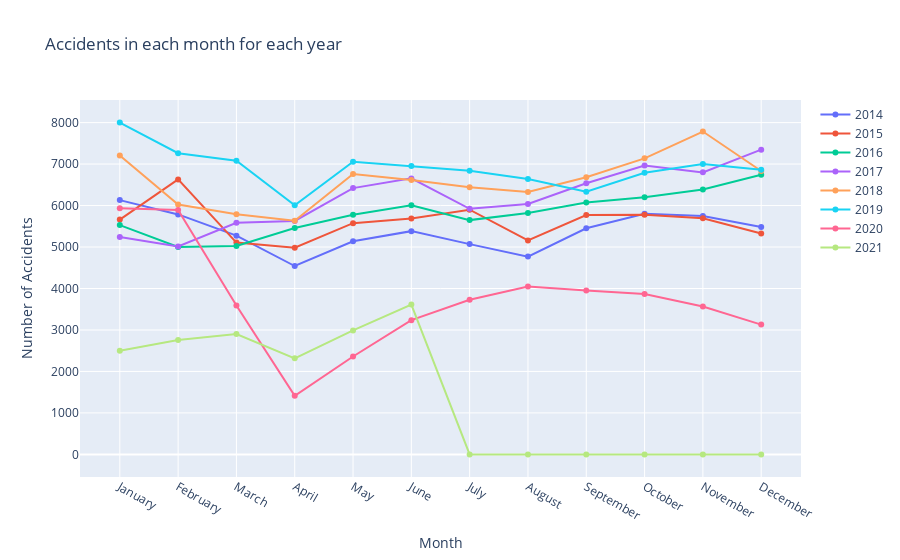

Write notebook code for a chart like this one.
### Code cell
layout = go.Layout(
     title = 'Accidents in each month for each year', # Graph title
    xaxis = dict(title = 'Month'), # x-axis label
    yaxis = dict(title = 'Number of Accidents'), # y-axis label
)
fig2 = go.Figure(data = graph_data, layout = layout)
iplot(fig2)
pyo.plot(fig2,"test.html")

### Figure 1 — Plotly figure (JSON) as saved in the notebook; plotly's stock layout.template omitted (floating-point values rounded to 4 significant figures)
{"data": [{"mode": "lines+markers", "name": "2014", "type": "scatter", "x": ["January", "February", "March", "April", "May", "June", "July", "August", "September", "October", "November", "December"], "y": [6131, 5786, 5274, 4542, 5138, 5383, 5070, 4769, 5453, 5801, 5749, 5482]}, {"mode": "lines+markers", "name": "2015", "type": "scatter", "x": ["January", "February", "March", "April", "May", "June", "July", "August", "September", "October", "November", "December"], "y": [5661, 6631, 5107, 4982, 5575, 5689, 5899, 5158, 5771, 5776, 5694, 5325]}, {"mode": "lines+markers", "name": "2016", "type": "scatter", "x": ["January", "February", "March", "April", "May", "June", "July", "August", "September", "October", "November", "December"], "y": [5529, 5001, 5025, 5459, 5779, 6006, 5649, 5820, 6072, 6198, 6387, 6742]}, {"mode": "lines+markers", "name": "2017", "type": "scatter", "x": ["January", "February", "March", "April", "May", "June", "July", "August", "September", "October", "November", "December"], "y": [5242, 5014, 5586, 5629, 6421, 6655, 5922, 6037, 6539, 6963, 6800, 7347]}, {"mode": "lines+markers", "name": "2018", "type": "scatter", "x": ["January", "February", "March", "April", "May", "June", "July", "August", "September", "October", "November", "December"], "y": [7208, 6026, 5792, 5632, 6762, 6618, 6443, 6327, 6682, 7138, 7785, 6834]}, {"mode": "lines+markers", "name": "2019", "type": "scatter", "x": ["January", "February", "March", "April", "May", "June", "July", "August", "September", "October", "November", "December"], "y": [8000, 7262, 7080, 6006, 7056, 6954, 6837, 6639, 6335, 6791, 7000, 6863]}, {"mode": "lines+markers", "name": "2020", "type": "scatter", "x": ["January", "February", "March", "April", "May", "June", "July", "August", "September", "October", "November", "December"], "y": [5936, 5894, 3588, 1414, 2360, 3237, 3728, 4049, 3954, 3865, 3566, 3129]}, {"mode": "lines+markers", "name": "2021", "type": "scatter", "x": ["January", "February", "March", "April", "May", "June", "July", "August", "September", "October", "November", "December"], "y": [2499, 2758, 2904, 2316, 2990, 3613, 0, 0, 0, 0, 0, 0]}], "layout": {"title": {"text": "Accidents in each month for each year"}, "xaxis": {"title": {"text": "Month"}}, "yaxis": {"title": {"text": "Number of Accidents"}}}}
